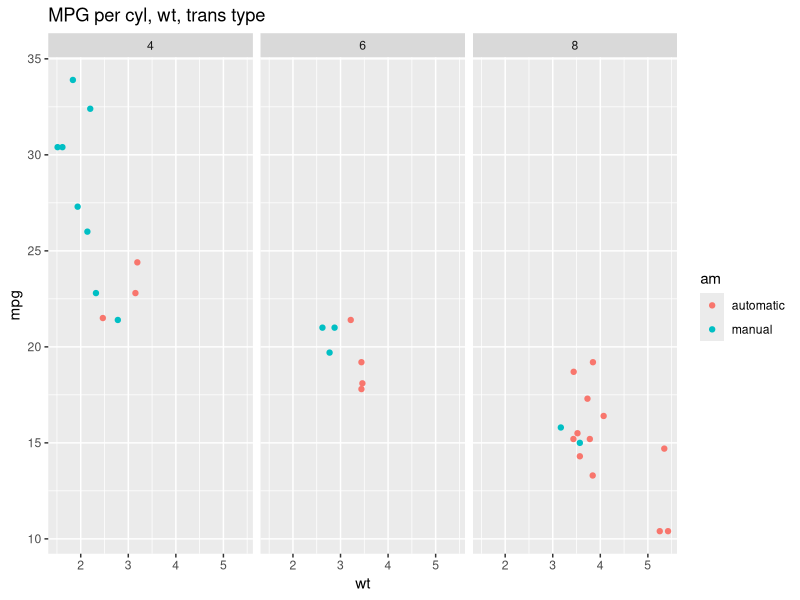
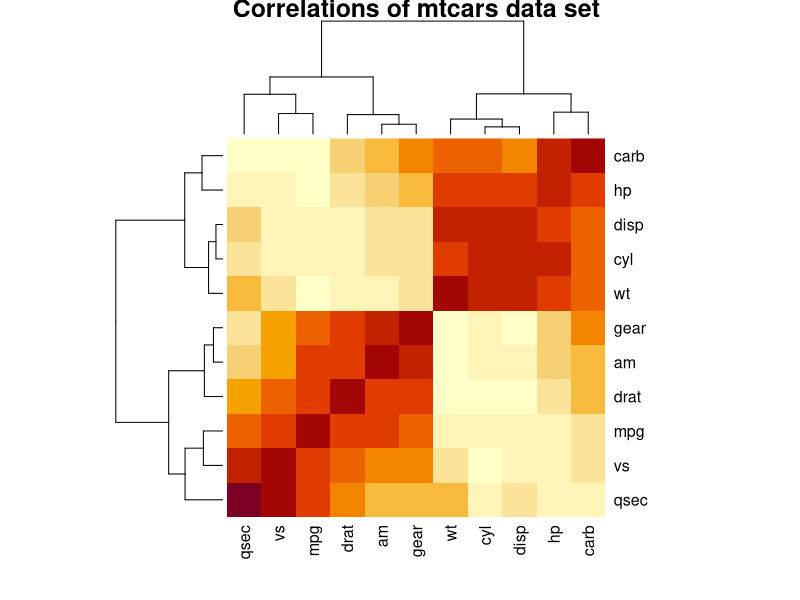

Source code (R) for these figures, in order:
## ---- chunk 1
data<-mtcars
library(xtable)
xt<-xtable(summary(data))
print(xt, type="html")
## ---- chunk 2
data$cyl<-factor(data$cyl)
data$am<-factor(data$am)
levels(data$am)<-c("automatic", "manual")
data$gear<-factor(data$gear)
data$carb<-factor(data$carb)
## ---- chunk 3
library(ggplot2)
qplot(x=wt, y=mpg, data=data, colour=am, facets=. ~ cyl, main="MPG per cyl, wt, trans type")
## ---- chunk 4
stepmodel <- step(lm(data=data, mpg ~ .),trace=0,steps=1000, direction="both")
print(stepmodel)
## ---- chunk 5
model1<-lm(mpg~am, data=data)
print(model1)
model2<-lm(mpg~cyl, data=data)
print(model2)
## ---- chunk 6
model3<-lm(mpg~cyl+hp, data=data)
print(model3)
model4<-lm(mpg~cyl+hp+wt, data=data)
print(model4)
model5<-lm(mpg~cyl+hp+wt+am, data=data)
print(model5)
## ---- chunk 7
anova(model1, model2, model3, model4, model5)
## ---- chunk 8
heatmap(cor(mtcars), main="Correlations of mtcars data set")
